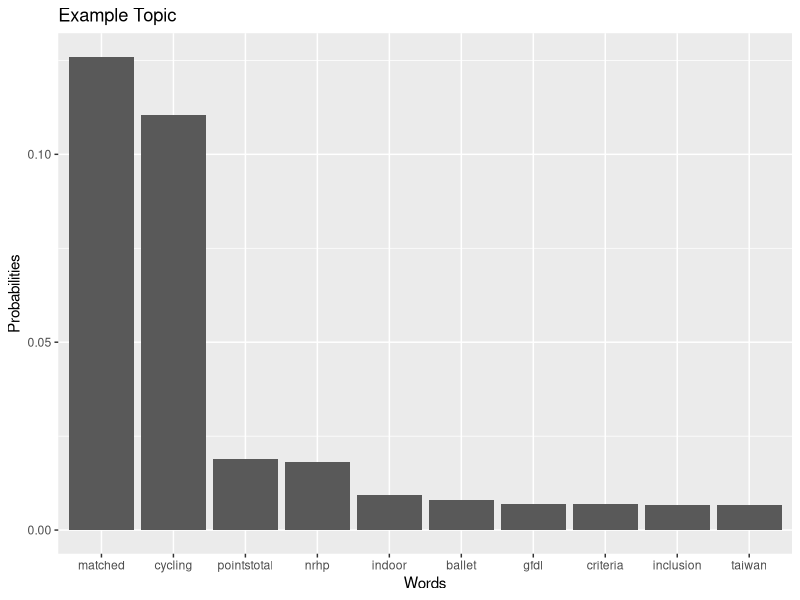

The R source for this figure:
## ---- chunk 1
library(ggplot2)

# Load Data
exampleTopic <- read.table(text= "matched          	0.12594222682497463
cycling   0.11040860181875503
pointstotal      	0.01883680620194466
nrhp  	0.018183732252024753
indoor   0.009360632715541141
ballet 	0.007970841128235982
gfdl    	0.00689065793748799
criteria  0.006815185602767708
inclusion          	0.00679957348678411
taiwan  0.006655829670205066")

# Label the topic columns
colnames(exampleTopic) <- c("word", "prob")

# Plot using histogram
ggplot(exampleTopic, aes(x = factor(word, levels=exampleTopic[order(prob, decreasing = TRUE), "word"]), y = prob))  + geom_bar(stat = "identity") + ggtitle("Example Topic") + ylab("Probabilities") + xlab("Words")
